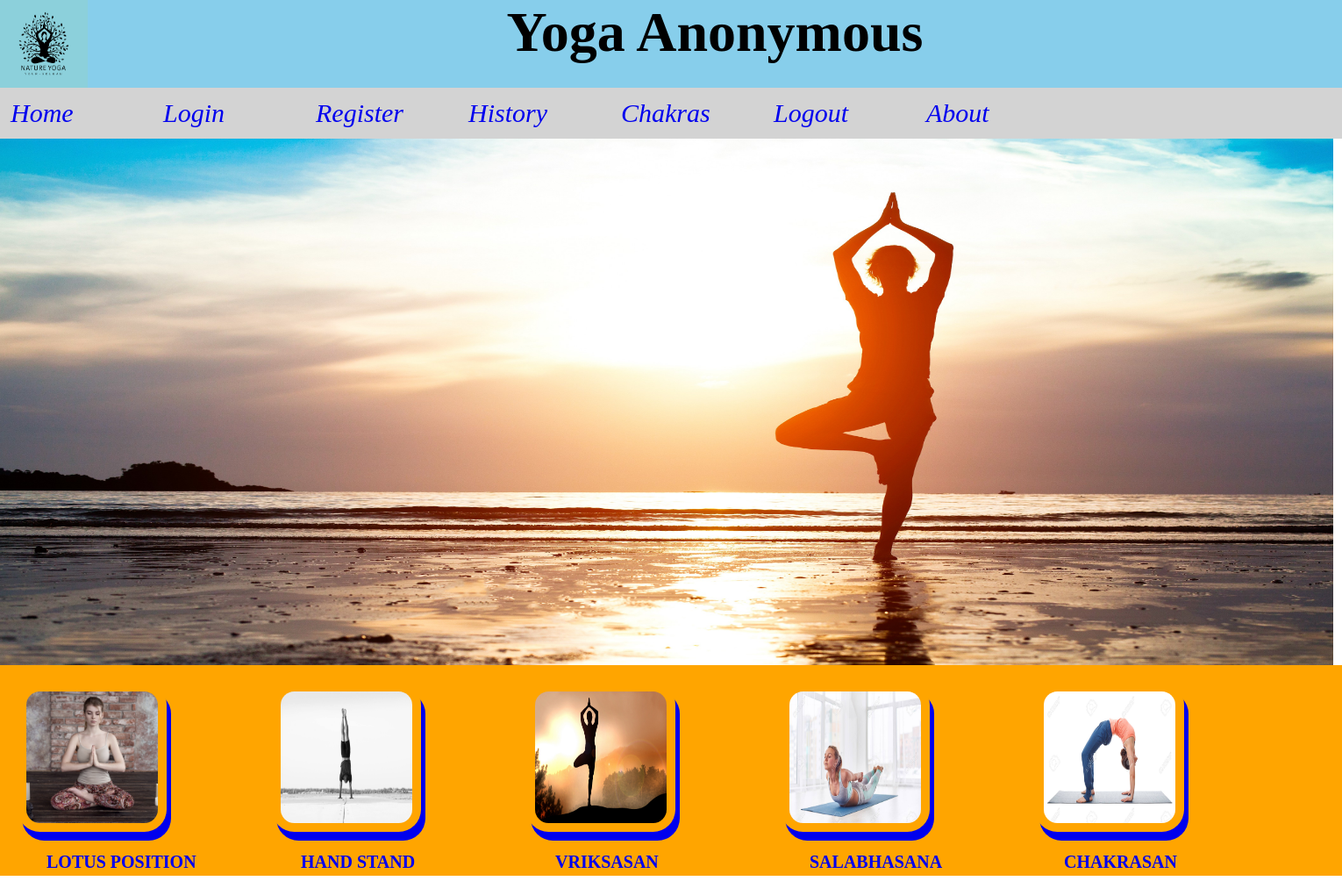
The app's page /front2.php with its own data.
### tables this page shows
CREATE TABLE `yoga` (
  `yogaid` int(11) NOT NULL,
  `yoga asan` varchar(100) NOT NULL,
  `picname` varchar(50) NOT NULL
);

### front2.php (the view, shortened to what this page needs)
<html>
<head>
</head>
<body>
<div class="container">
	<div class="header">
	<h1><img src="logo3.jpg" height=100px; width=100px; align="left">Yoga Anonymous</h1>
	</div>
		<?php
	include "hedder.php";
	?>
	</div>
	<div class="pic">
	<img src="vriksasan.jpg" height=600px; width=1520px;>
	<div class="catdiv">
	<?php
		$con=mysqli_connect("localhost","root","");
		mysqli_select_db($con,"yoga");
		$query="select * from yoga";
		$catrows=mysqli_query($con,$query);
		if(mysqli_num_rows($catrows)>0)
		{
			while($row=mysqli_fetch_assoc($catrows))
			{
			echo "<div class='itemdiv'>";
			echo "<a href='pose.php?yogaid=".$row['yogaid']."'><img src='".$row['picname']."' class='imgclass'></a>";
			echo "<a href='pose.php?yogaid=".$row['yogaid']."'><p>&nbsp;&nbsp;".$row['yoga asan']."</p></a>";
			echo "</div>";
			}
		}
	?>
</div>
</div>
</body>
</html>

### hedder.php (shortened to what this page needs)
<html>
<head>
</head>
	<ol class=navbar>
		<li><a href="front2.php">Home</a></li>
		<li><a href="login.php">Login</a></li>
		<li><a href="register.php">Register</a></li>
		<li><a href="History.php">History</a></li>
		<li><a href="chakras.php">Chakras</a></li>
		<li><a href="logout.php">Logout</a></li>
		<li><a href="about.php">About</a></li>
    </ol>

### front2.php (style rules this page uses)
* { margin:0px; padding:0px; }
.container { width:100%; min-height:100px; }
.header { height:100px; background-color:skyblue; font-style:Calligraphic; font-size:200%; text-align:center; }
a { text-decoration:none; }
li { display:block; width:150px; float:left; }
.catdiv { height:240px; background-color:orange; }
.itemdiv { height:150px; width:250px; float:left; margin:20px; }
p { font-weight:bold; font-size:20px; margin:13px; padding:10px; }
.imgclass { height:150px; width:150px; padding:10px; border-radius:15%; box-shadow: 5px 10px; }

### hedder.php (style rules this page uses)
* { margin:0px; padding:0px; }
a { text-decoration: none; }
.navbar { list-style-type: none; overflow:hidden; font-size:30px; font-style:italic; background-color:lightgrey; }
.navbar > li { float: left; margin: 4px 4px; padding: 8px 8px; }

### records on screen
yoga: picname (picture), yoga asan "LOTUS POSITION"
yoga: picname (picture), yoga asan "HAND STAND"
yoga: picname (picture), yoga asan "VRIKSASAN"
yoga: picname (picture), yoga asan "SALABHASANA"
yoga: picname (picture), yoga asan "CHAKRASAN"
